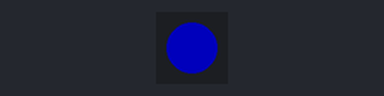
Simulated run of this program. Board: CircuitPython board. On the bench: 1 RGB LEDs in strip order, left to right. Dim RGB values are drawn brighter than linear; no MQTT or app messages arrive unless stated; library files of the repository ran but are not shown: mqtt.py; what the program prints to the serial console is not drawn.

Above: at 0.1 s.
Timing chart, 0 to 1.8 s (numbered marks = the images above):
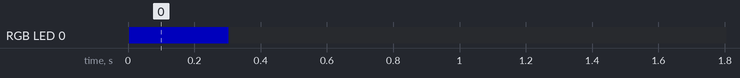

The program:

main.py
```python
import supervisor
import time

from mqtt import *


def on_hello(message):
    # Callback for `hello` subtopic
    # when a payload is published at at `my/mqtt/topic/hello`
    print("hello " + message)


def on_welcome(message):
    # Callback for `welcome` subtopic
    # when a payload is published at at `my/mqtt/topic/welcome`
    print("welcome " + message)


# Connect to MQTT broker
mqtt.connect()

# Register callbacks for two subtopics
mqtt.on("hello", on_hello)
mqtt.on("welcome", on_welcome)

# Start a blocking message loop
# NOTE: NO code below this loop will execute
# NOTE: Network reconnection is handled within this loop
while True:
    try:
        mqtt.loop()
    except Exception as e:
        led.on(RED, wait=1)
        print("Error:", e, "\nSystem will soft reboot now.")
        supervisor.reload()
    time.sleep(1)
```

led.py
```python
import board
import neopixel
import time

# Neopixel colors
RED = (255, 0, 0)
GREEN = (0, 255, 0)
BLUE = (0, 0, 255)
PURPLE = (255, 0, 255)

ON = True
OFF = False


class _LED:
    def __init__(self) -> None:
        # Initialize the Neopixel LED
        self._neo = neopixel.NeoPixel(board.NEOPIXEL, 1, brightness=0.3)

    def blink(self, color, *, freq: float = 0.3):
        self._neo.fill(color)
        time.sleep(freq)
        self._neo.fill((0, 0, 0))
        time.sleep(freq)

    def on(self, color, *, wait: float = None):
        self._neo.fill(color)
        if wait is not None:
            time.sleep(wait)

    def off(self):
        self._neo.fill((0, 0, 0))


led = _LED()
```
